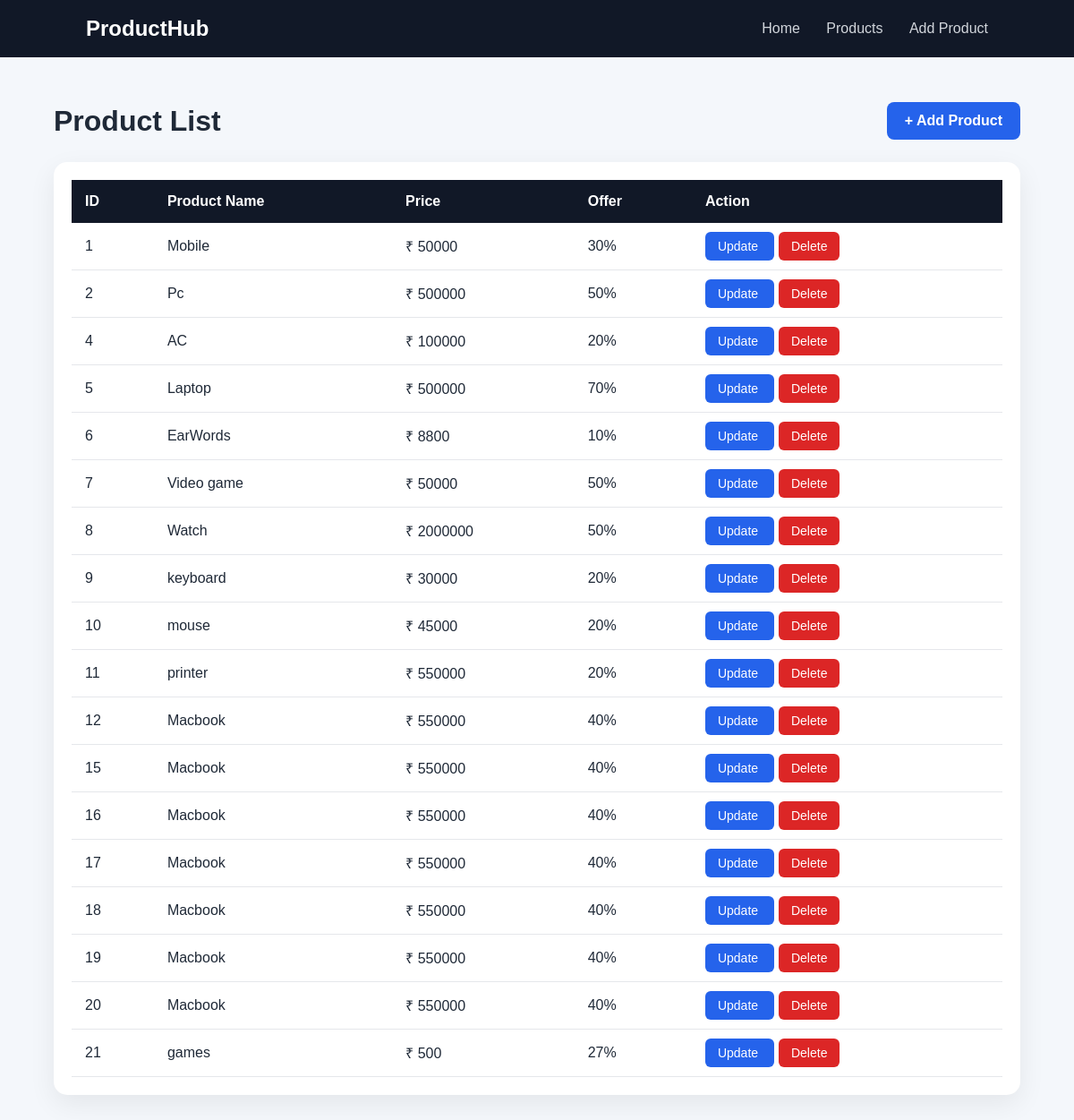
Screenshot of /myday/Productlist/ with the database file from the repository.
### myday/models.py (models this page shows, shortened)
class product(models.Model):
    p_name = models.CharField(max_length=50)
    p_price = models.CharField()
    p_offer = models.CharField(max_length=40)

### myday/views.py (the view)
# urls.py: path('Productlist/', Productlist, name='Productlist'),
def Productlist(request):
    Products = product.objects.all()
    return render(
        request,
        'productlist.html',
        {'Products': Products}
    )

### myday/templates/productlist.html (shortened to what this page needs)
<!DOCTYPE html>
<html lang="en">
<head>
</head>
<body>
    <nav class="navbar">
        <div class="logo">
            ProductHub
        </div>
        <div class="nav-links">
            <a href="{% url 'home' %}">
                Home
            </a>
            <a href="{% url 'Productlist' %}">
                Products
            </a>
            <a href="{% url 'newProductForm' %}">
                Add Product
            </a>
        </div>
    </nav>
    <div class="container">
        <div class="header">
            <h1>Product List</h1>
            <a href="{% url 'newProductForm' %}"
               class="add-btn">
                + Add Product
            </a>
        </div>
        <div class="table-card">
            <table>
                <tr>
                    <th>ID</th>
                    <th>Product Name</th>
                    <th>Price</th>
                    <th>Offer</th>
                    <th>Action</th>
                </tr>
                {% for i in Products %}
                <tr>
                    <td>
                        {{i.id}}
                    </td>
                    <td>
                        {{i.p_name}}
                    </td>
                    <td>
                        ₹ {{i.p_price}}
                    </td>
                    <td>
                        {{i.p_offer}}
                    </td>
                    <td>
                        <a href="{% url 'updateProductForm' %}?id={{i.id}}"
                           class="update">
                            Update
                        </a>
                        <a href="{% url 'deleteProduct' %}?id={{i.id}}"
                           class="delete"
                           onclick="return confirm('Are you sure you want to delete this product?');">
                            Delete
                        </a>
                    </td>
                </tr>
                {% endfor %}
            </table>
        </div>
    </div>
</body>
</html>

### myday/templates/productlist.html (style rules this page uses)
* { box-sizing: border-box; }
body { margin: 0; font-family: Arial, sans-serif; background: #f4f7fb; color: #1f2937; }
.navbar { background: #111827; padding: 18px 8%; display: flex; justify-content: space-between; align-items: center; }
.logo { color: white; font-size: 24px; font-weight: bold; }
.nav-links a { color: #d1d5db; text-decoration: none; margin-left: 25px; }
.container { width: 90%; max-width: 1100px; margin: 50px auto; }
.header { display: flex; justify-content: space-between; align-items: center; margin-bottom: 25px; }
.header h1 { margin: 0; }
.add-btn { background: #2563eb; color: white; padding: 12px 20px; border-radius: 8px; text-decoration: none; font-weight: bold; }
.table-card { background: white; padding: 20px; border-radius: 15px; box-shadow: 0 10px 30px rgba(0,0,0,0.07); overflow-x: auto; }
table { width: 100%; border-collapse: collapse; }
th { background: #111827; color: white; padding: 15px; text-align: left; }
td { padding: 15px; border-bottom: 1px solid #e5e7eb; }
.update { background: #2563eb; color: white; padding: 8px 14px; border-radius: 6px; text-decoration: none; font-size: 14px; }
.delete { background: #dc2626; color: white; padding: 8px 14px; border-radius: 6px; text-decoration: none; font-size: 14px; margin-left: 5px; }

### rows the page displays
product: id "1", p_name "Mobile", p_price "50000", p_offer "30%"
product: id "2", p_name "Pc", p_price "500000", p_offer "50%"
product: id "4", p_name "AC", p_price "100000", p_offer "20%"
product: id "5", p_name "Laptop", p_price "500000", p_offer "70%"
product: id "6", p_name "EarWords", p_price "8800", p_offer "10%"
product: id "7", p_name "Video game", p_price "50000", p_offer "50%"
product: id "8", p_name "Watch", p_price "2000000", p_offer "50%"
product: id "9", p_name "keyboard", p_price "30000", p_offer "20%"
product: id "10", p_name "mouse", p_price "45000", p_offer "20%"
product: id "11", p_name "printer", p_price "550000", p_offer "20%"
product: id "12", p_name "Macbook", p_price "550000", p_offer "40%"
product: id "15", p_name "Macbook", p_price "550000", p_offer "40%"
product: id "16", p_name "Macbook", p_price "550000", p_offer "40%"
product: id "17", p_name "Macbook", p_price "550000", p_offer "40%"
product: id "18", p_name "Macbook", p_price "550000", p_offer "40%"
product: id "19", p_name "Macbook", p_price "550000", p_offer "40%"
product: id "20", p_name "Macbook", p_price "550000", p_offer "40%"
product: id "21", p_name "games", p_price "500", p_offer "27%"
